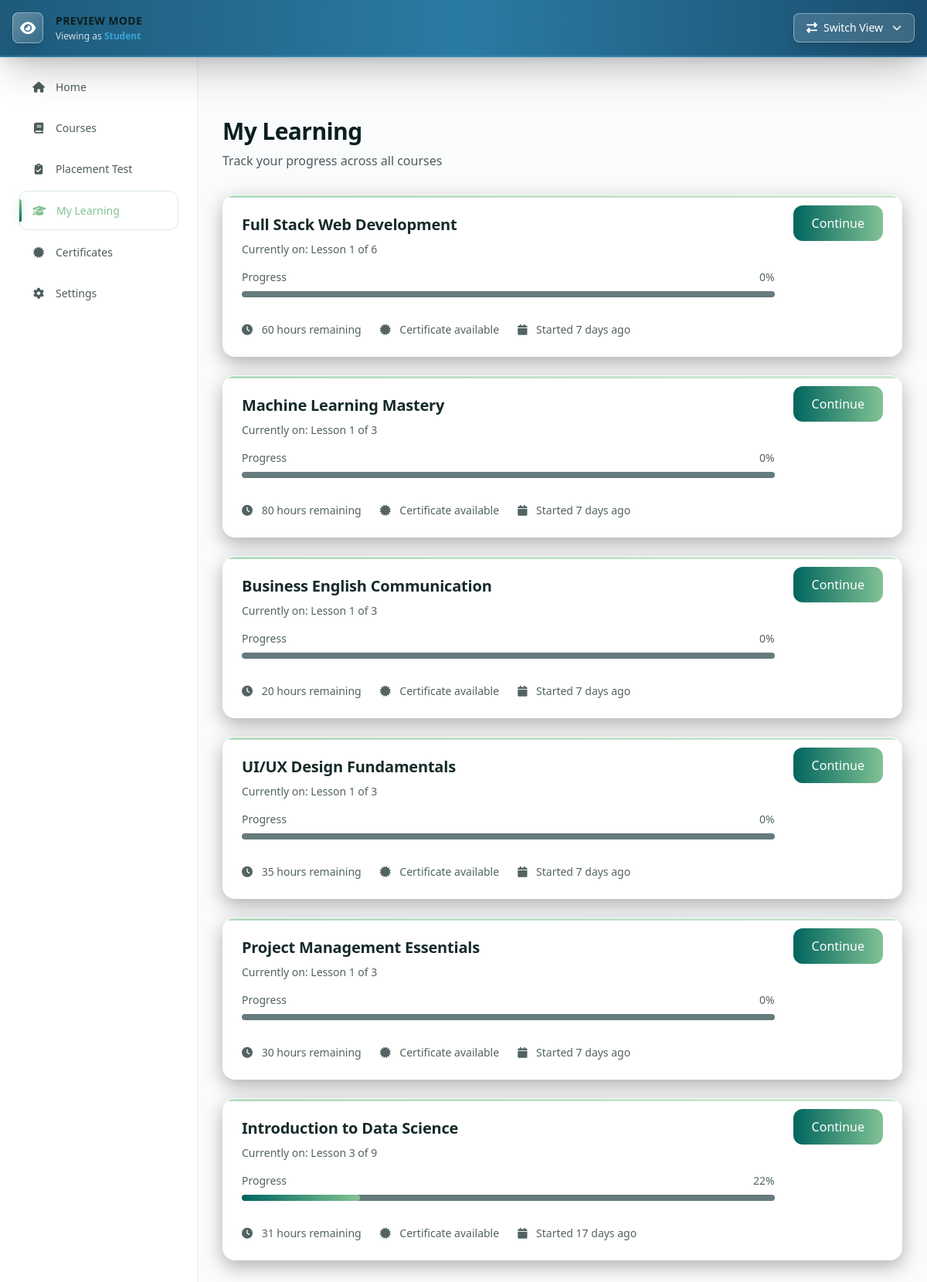
The app's page /student/learning/ (signed in) with its own data.
### myApp/models.py (models this page shows, shortened)
class Enrollment(models.Model):
    STATUS_CHOICES = [
        ('active', 'Active'),
        ('completed', 'Completed'),
        ('paused', 'Paused'),
        ('expired', 'Expired'),
    ]
    user = models.ForeignKey(User, on_delete=models.CASCADE, related_name='enrollments')
    course = models.ForeignKey(Course, on_delete=models.CASCADE, related_name='enrollments')
    status = models.CharField(max_length=20, choices=STATUS_CHOICES, default='active')
    progress_percentage = models.FloatField(default=0)
    current_module = models.ForeignKey(Module, on_delete=models.SET_NULL, null=True, blank=True)
    current_lesson = models.ForeignKey(Lesson, on_delete=models.SET_NULL, null=True, blank=True)
    enrolled_at = models.DateTimeField(auto_now_add=True)
    expires_at = models.DateTimeField(null=True, blank=True)
    completed_at = models.DateTimeField(null=True, blank=True)
    is_gifted = models.BooleanField(default=False)
    gifted_by = models.ForeignKey(User, on_delete=models.SET_NULL, null=True, blank=True, related_name='gifts_sent')
    partner = models.ForeignKey('Partner', on_delete=models.SET_NULL, null=True, blank=True)
    class Meta:
        unique_together = ['user', 'course']
    def update_progress(self):
        total_lessons = Lesson.objects.filter(module__course=self.course).count()
        completed_lessons = LessonProgress.objects.filter(
            enrollment=self,
            completed=True
        ).count()
        if total_lessons > 0:
            self.progress_percentage = (completed_lessons / total_lessons) * 100
            if self.progress_percentage >= 100:
                self.status = 'completed'
                self.completed_at = timezone.now()
            self.save()

class Course(models.Model):
    LEVEL_CHOICES = [
        ('beginner', 'Beginner'),
        ('intermediate', 'Intermediate'),
        ('advanced', 'Advanced'),
    ]
    STATUS_CHOICES = [
        ('draft', 'Draft'),
        ('published', 'Published'),
        ('archived', 'Archived'),
    ]
    COURSE_TYPE_CHOICES = [
        ('recorded', 'Recorded'),
        ('live', 'Live'),
        ('hybrid', 'Hybrid'),
    ]
    title = models.CharField(max_length=200)
    slug = models.SlugField(unique=True)
    description = models.TextField()
    short_description = models.CharField(max_length=300)  # For cards
    outcome = models.CharField(max_length=300)  # What students will achieve
    thumbnail = models.ImageField(upload_to='courses/thumbnails/', blank=True, null=True)
    preview_video = models.URLField(blank=True)  # 30-sec preview URL
    category = models.ForeignKey(Category, on_delete=models.SET_NULL, null=True, related_name='courses')
    level = models.CharField(max_length=20, choices=LEVEL_CHOICES, default='beginner')
    course_type = models.CharField(max_length=20, choices=COURSE_TYPE_CHOICES, default='recorded', help_text='Type of course: Recorded (self-paced), Live (scheduled sessions), or Hybrid (combination)')
    instructor = models.ForeignKey(User, on_delete=models.SET_NULL, null=True, related_name='courses_taught')
    price = models.DecimalField(max_digits=10, decimal_places=2, default=0)
    currency = models.CharField(max_length=3, default='USD')
    is_free = models.BooleanField(default=False)
    estimated_hours = models.PositiveIntegerField(default=10)
    lessons_count = models.PositiveIntegerField(default=0)  # Computed field
    language = models.CharField(max_length=10, default='en')
    available_languages = models.JSONField(default=list)  # ['en', 'es', 'fr']
    has_certificate = models.BooleanField(default=True)
    has_ai_tutor = models.BooleanField(default=True)
    has_quizzes = models.BooleanField(default=True)
    status = models.CharField(max_length=20, choices=STATUS_CHOICES, default='draft')
    meta_title = models.CharField(max_length=70, blank=True)
    meta_description = models.CharField(max_length=160, blank=True)
    enrolled_count = models.PositiveIntegerField(default=0)
    completion_rate = models.FloatField(default=0)  # Percentage
    average_rating = models.FloatField(default=0, validators=[MinValueValidator(0), MaxValueValidator(5)])
    created_at = models.DateTimeField(auto_now_add=True)
    updated_at = models.DateTimeField(auto_now=True)
    published_at = models.DateTimeField(null=True, blank=True)
    class Meta:
        ordering = ['-created_at']

### myApp/views.py (the view)
# urls.py: path('student/learning/', views.student_learning, name='student_learning'),
@login_required
def student_learning(request):
    user = request.user
    active_enrollments = Enrollment.objects.filter(
        user=user,
        status='active'
    ).select_related('course', 'current_lesson', 'current_module').prefetch_related('course__modules__lessons').order_by('-enrolled_at')
    for enrollment in active_enrollments:
        enrollment.update_progress()
        total_lessons = Lesson.objects.filter(module__course=enrollment.course).count()
        enrollment.total_lessons = total_lessons
        if enrollment.current_lesson:
            all_lessons = Lesson.objects.filter(module__course=enrollment.course).order_by('module__order', 'order')
            lesson_numbers = {lesson.id: idx + 1 for idx, lesson in enumerate(all_lessons)}
            enrollment.current_lesson_number = lesson_numbers.get(enrollment.current_lesson.id, 0)
        else:
            enrollment.current_lesson_number = 0
        completed_lessons = LessonProgress.objects.filter(enrollment=enrollment, completed=True).count()
        remaining_lessons = max(0, total_lessons - completed_lessons)
        enrollment.estimated_hours_remaining = (enrollment.course.estimated_hours / total_lessons * remaining_lessons) if total_lessons > 0 else 0
        days_since = (timezone.now().date() - enrollment.enrolled_at.date()).days
        enrollment.days_since_enrollment = days_since
    completed_enrollments = Enrollment.objects.filter(
        user=user,
        status='completed'
    ).select_related('course').order_by('-completed_at')
    context = {
        'active_enrollments': active_enrollments,
        'completed_enrollments': completed_enrollments,
    }
    return render(request, 'student/learning.html', context)

### myApp/context_processors.py (called while the page is built)
def currency_context(request):
    selected_currency = request.session.get('selected_currency', 'USD')
    available_currencies = [choice[0] for choice in CoursePricing.CURRENCY_CHOICES]
    return {
        'selected_currency': selected_currency,
        'available_currencies': available_currencies,
        'currency_choices': CoursePricing.CURRENCY_CHOICES,
    }

### myApp/templates/student/learning.html (shortened to what this page needs)
{% extends 'student/base.html' %}
{% block content %}
<div class="p-4 sm:p-6 lg:p-8 xl:p-10 w-full">
    <div class="mb-6 sm:mb-8">
        <h1 class="text-2xl sm:text-3xl font-light text-white mb-2">My Learning</h1>
        <p class="text-sm sm:text-base text-white/70">Track your progress across all courses</p>
    </div>
    <div class="space-y-4 sm:space-y-6">
        {% for enrollment in active_enrollments %}
        <div class="bg-[#04363a]/90 backdrop-blur-xl rounded-2xl p-6 border border-white/10 shadow-[0_8px_24px_rgba(0,0,0,0.3)]">
            <div class="flex items-start justify-between mb-4">
                <div class="flex-1">
                    <h3 class="text-xl font-medium text-white mb-2">{{ enrollment.course.title }}</h3>
                    <p class="text-sm text-white/70 mb-4">Currently on: Lesson {{ enrollment.current_lesson_number|default:1 }} of {{ enrollment.total_lessons|default:0 }}</p>
                    <div class="mb-4">
                        <div class="flex items-center justify-between mb-2">
                            <span class="text-sm text-white/70">Progress</span>
                            <span class="text-sm font-medium text-white">{{ enrollment.progress_percentage|floatformat:0 }}%</span>
                        </div>
                        <div class="h-2 bg-[#254346]/70 rounded-full overflow-hidden">
                            <div class="h-full bg-gradient-to-r from-[#00655F] to-[#82C293] rounded-full transition-all duration-500" style="width: {{ enrollment.progress_percentage|default:0 }}%"></div>
                        </div>
                    </div>
                </div>
                <div class="ml-6">
                    <a href="{% url 'student_course_player_enrollment' enrollment.id %}" class="px-6 py-3 bg-gradient-to-r from-[#00655F] to-[#82C293] text-white rounded-xl font-medium hover:opacity-90 transition">
                        Continue
                    </a>
                </div>
            </div>
            <div class="flex items-center gap-6 text-sm text-white/70">
                <span><i class="fas fa-clock mr-2"></i> {{ enrollment.estimated_hours_remaining|floatformat:0|default:0 }} hours remaining</span>
                {% if enrollment.course.has_certificate %}
                <span><i class="fas fa-certificate mr-2"></i> Certificate available</span>
                {% endif %}
                <span><i class="fas fa-calendar mr-2"></i> Started {{ enrollment.days_since_enrollment|default:0 }} {% if enrollment.days_since_enrollment == 1 %}day{% else %}days{% endif %} ago</span>
            </div>
        </div>
        {% endfor %}
    </div>
</div>
{% endblock %}

### myApp/templates/student/partials/navbar.html (shortened to what this page needs)
<nav class="fixed top-0 left-0 right-0 h-16 backdrop-blur-xl border-b z-50 flex items-center justify-between px-6 transition-all duration-300" style="background-color: var(--navbar-bg); border-color: var(--border-primary); box-shadow: var(--navbar-shadow);">
    <div class="flex items-center gap-4 flex-1 min-w-0">
        <a href="{% url 'student_home' %}" class="flex items-center gap-3 group shrink-0">
            <img src="https://res.cloudinary.com/dkjtfjnlf/image/upload/v1766498125/Fluentory-Trsp-LS_xlra0r.png"
                 alt="Fluentory Logo"
                 class="student-logo h-[110px] w-auto group-hover:scale-105" />
        </a>
        <div class="hidden md:flex items-center gap-3 flex-1 max-w-md min-w-0">
            <form action="{% url 'student_courses' %}" method="GET" class="relative flex-1 w-full">
                <i class="fas fa-search absolute left-3 top-1/2 -translate-y-1/2 text-sm" style="color: var(--text-muted);"></i>
                <input type="text" name="search" placeholder="Search courses..." class="w-full pl-10 pr-4 py-2 rounded-xl border text-sm transition-all duration-300 focus:outline-none focus:ring-2" style="background-color: var(--bg-elevated); border-color: var(--border-primary); color: var(--text-primary); placeholder-color: var(--text-muted);" onfocus="this.style.borderColor='var(--accent-primary)'; this.style.boxShadow='0 0 0 3px rgba(130, 194, 147, 0.1)'" onblur="this.style.borderColor='var(--border-primary)'; this.style.boxShadow='none'">
            </form>
        </div>
    </div>
    <div class="flex items-center gap-4 shrink-0">
            {% include 'partials/theme_toggle.html' %}
            <div class="relative">
                <div id="student-language-btn" class="flex items-center gap-1 sm:gap-2 cursor-pointer transition-all duration-300" style="color: var(--text-secondary);" onmouseover="this.style.color='var(--accent-primary)'" onmouseout="this.style.color='var(--text-secondary)'">
                    <i class="fas fa-globe text-sm sm:text-base"></i>
                    <span id="student-current-language" class="text-xs sm:text-sm hidden sm:inline">{{ request.user.profile.preferred_language|upper|default:'EN' }}</span>
                </div>
            </div>
            <div class="relative">
                <button class="relative transition-all duration-300" style="color: var(--text-secondary);" id="notifications-btn" onmouseover="this.style.color='var(--accent-primary)'" onmouseout="this.style.color='var(--text-secondary)'">
                    <i class="fas fa-bell text-base sm:text-lg"></i>
                    <span id="notifications-dot" class="absolute -top-1 -right-1 w-2 h-2 bg-red-500 rounded-full"></span>
                </button>
            </div>
            <div class="relative" id="user-dropdown">
                <button class="flex items-center gap-2 cursor-pointer transition-all duration-300" style="color: var(--text-primary);" onclick="toggleUserMenu()" onmouseover="this.style.opacity='0.8'" onmouseout="this.style.opacity='1'">
                    <div class="w-7 h-7 sm:w-8 sm:h-8 rounded-full border grid place-items-center overflow-hidden transition-all duration-300" style="background-color: var(--bg-elevated); border-color: var(--border-primary);">
                        {% if request.user.profile.avatar %}
                        <img src="{{ request.user.profile.avatar.url }}" alt="" class="w-full h-full object-cover">
                        {% else %}
                        <i class="fas fa-user text-xs" style="color: var(--text-secondary);"></i>
                        {% endif %}
                    </div>
                    <span class="hidden sm:inline text-sm" style="color: var(--text-primary);">{{ request.user.first_name|default:request.user.username }}</span>
                    <i class="fas fa-chevron-down text-xs hidden sm:inline" style="color: var(--text-muted);"></i>
                </button>
            </div>
        </div>
</nav>

### myApp/templates/student/partials/navbar.html (style rules this page uses)
html[data-theme="light"] .student-logo, .theme-light .student-logo { filter: brightness(0) saturate(100%) invert(8%) sepia(25%) saturate(1500%) hue-rotate(145deg) brightness(0.7); opacity: 1; }
.student-logo { transition: filter 0.3s ease, opacity 0.3s ease, transform 0.3s ease; }

### records on screen
Enrollment: course "Full Stack Web Development", current_lesson_number "1", total_lessons "6", progress_percentage "0", estimated_hours_remaining "60", shows "Certificate available", days_since_enrollment "7"
Enrollment: course "Machine Learning Mastery", current_lesson_number "1", total_lessons "3", progress_percentage "0", estimated_hours_remaining "80", shows "Certificate available", days_since_enrollment "7"
Enrollment: course "Business English Communication", current_lesson_number "1", total_lessons "3", progress_percentage "0", estimated_hours_remaining "20", shows "Certificate available", days_since_enrollment "7"
Enrollment: course "UI/UX Design Fundamentals", current_lesson_number "1", total_lessons "3", progress_percentage "0", estimated_hours_remaining "35", shows "Certificate available", days_since_enrollment "7"
Enrollment: course "Project Management Essentials", current_lesson_number "1", total_lessons "3", progress_percentage "0", estimated_hours_remaining "30", shows "Certificate available", days_since_enrollment "7"
Enrollment: course "Introduction to Data Science", current_lesson_number "3", total_lessons "9", progress_percentage "22", estimated_hours_remaining "31", shows "Certificate available", days_since_enrollment "17"

### other values on screen
{{ request.session.preview_role|title }} "Student"
{{ request.user.first_name|default:request.user.username }} "John"
